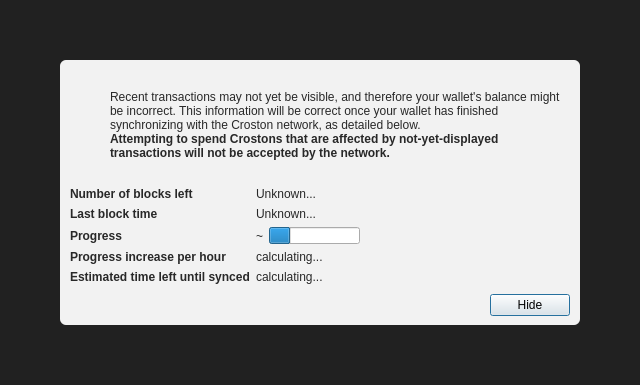
<?xml version="1.0" encoding="UTF-8"?>
<ui version="4.0">
 <class>ModalOverlay</class>
 <widget class="QWidget" name="ModalOverlay">
  <property name="geometry">
   <rect>
    <x>0</x>
    <y>0</y>
    <width>640</width>
    <height>385</height>
   </rect>
  </property>
  <property name="windowTitle">
   <string>Form</string>
  </property>
  <layout class="QVBoxLayout" name="verticalLayout" stretch="0">
   <property name="sizeConstraint">
    <enum>QLayout::SetDefaultConstraint</enum>
   </property>
   <property name="leftMargin">
    <number>0</number>
   </property>
   <property name="topMargin">
    <number>0</number>
   </property>
   <property name="rightMargin">
    <number>0</number>
   </property>
   <property name="bottomMargin">
    <number>0</number>
   </property>
   <item>
    <widget class="QWidget" name="bgWidget" native="true">
     <property name="styleSheet">
      <string notr="true">#bgWidget { background: rgba(0,0,0,220); }</string>
     </property>
     <layout class="QVBoxLayout" name="verticalLayoutMain" stretch="1">
      <property name="leftMargin">
       <number>60</number>
      </property>
      <property name="topMargin">
       <number>60</number>
      </property>
      <property name="rightMargin">
       <number>60</number>
      </property>
      <property name="bottomMargin">
       <number>60</number>
      </property>
      <item>
       <widget class="QWidget" name="contentWidget" native="true">
        <property name="styleSheet">
         <string notr="true">#contentWidget { background: rgba(255,255,255,240); border-radius: 6px; }

QLabel { color: rgb(40,40,40);  }</string>
        </property>
        <layout class="QVBoxLayout" name="verticalLayoutSub" stretch="1,0,0,0">
         <property name="spacing">
          <number>0</number>
         </property>
         <property name="leftMargin">
          <number>10</number>
         </property>
         <property name="topMargin">
          <number>10</number>
         </property>
         <property name="rightMargin">
          <number>10</number>
         </property>
         <property name="bottomMargin">
          <number>10</number>
         </property>
         <item>
          <layout class="QHBoxLayout" name="horizontalLayoutIconText" stretch="0,1">
           <property name="topMargin">
            <number>20</number>
           </property>
           <item>
            <layout class="QVBoxLayout" name="verticalLayoutIcon">
             <property name="leftMargin">
              <number>0</number>
             </property>
             <item>
              <widget class="QPushButton" name="warningIcon">
               <property name="enabled">
                <bool>false</bool>
               </property>
               <property name="text">
                <string/>
               </property>
               <property name="icon">
                <iconset>
                 <normaloff>:/icons/warning</normaloff>
                 <disabledoff>:/icons/warning</disabledoff>:/icons/warning</iconset>
               </property>
               <property name="iconSize">
                <size>
                 <width>48</width>
                 <height>48</height>
                </size>
               </property>
               <property name="flat">
                <bool>true</bool>
               </property>
              </widget>
             </item>
             <item>
              <spacer name="verticalSpacerWarningIcon">
               <property name="orientation">
                <enum>Qt::Vertical</enum>
               </property>
               <property name="sizeHint" stdset="0">
                <size>
                 <width>20</width>
                 <height>40</height>
                </size>
               </property>
              </spacer>
             </item>
            </layout>
           </item>
           <item>
            <layout class="QVBoxLayout" name="verticalLayoutInfoText">
             <property name="leftMargin">
              <number>0</number>
             </property>
             <property name="topMargin">
              <number>0</number>
             </property>
             <item>
              <widget class="QLabel" name="infoText">
               <property name="text">
                <string>Recent transactions may not yet be visible, and therefore your wallet's balance might be incorrect. This information will be correct once your wallet has finished synchronizing with the Croston network, as detailed below.</string>
               </property>
               <property name="textFormat">
                <enum>Qt::RichText</enum>
               </property>
               <property name="wordWrap">
                <bool>true</bool>
               </property>
              </widget>
             </item>
             <item>
              <widget class="QLabel" name="infoTextStrong">
               <property name="font">
                <font>
                 <weight>75</weight>
                 <bold>true</bold>
                </font>
               </property>
               <property name="text">
                <string>Attempting to spend Crostons that are affected by not-yet-displayed transactions will not be accepted by the network.</string>
               </property>
               <property name="textFormat">
                <enum>Qt::RichText</enum>
               </property>
               <property name="wordWrap">
                <bool>true</bool>
               </property>
              </widget>
             </item>
             <item>
              <spacer name="verticalSpacerInTextSpace">
               <property name="orientation">
                <enum>Qt::Vertical</enum>
               </property>
               <property name="sizeHint" stdset="0">
                <size>
                 <width>20</width>
                 <height>40</height>
                </size>
               </property>
              </spacer>
             </item>
            </layout>
           </item>
          </layout>
         </item>
         <item>
          <spacer name="verticalSpacerAfterText">
           <property name="orientation">
            <enum>Qt::Vertical</enum>
           </property>
           <property name="sizeHint" stdset="0">
            <size>
             <width>20</width>
             <height>40</height>
            </size>
           </property>
          </spacer>
         </item>
         <item>
          <layout class="QFormLayout" name="formLayout">
           <property name="fieldGrowthPolicy">
            <enum>QFormLayout::FieldsStayAtSizeHint</enum>
           </property>
           <property name="horizontalSpacing">
            <number>6</number>
           </property>
           <property name="verticalSpacing">
            <number>6</number>
           </property>
           <property name="topMargin">
            <number>10</number>
           </property>
           <item row="0" column="0">
            <widget class="QLabel" name="labelNumberOfBlocksLeft">
             <property name="font">
              <font>
               <weight>75</weight>
               <bold>true</bold>
              </font>
             </property>
             <property name="text">
              <string>Number of blocks left</string>
             </property>
            </widget>
           </item>
           <item row="0" column="1">
            <widget class="QLabel" name="numberOfBlocksLeft">
             <property name="text">
              <string>Unknown...</string>
             </property>
            </widget>
           </item>
           <item row="1" column="0">
            <widget class="QLabel" name="labelLastBlockTime">
             <property name="font">
              <font>
               <weight>75</weight>
               <bold>true</bold>
              </font>
             </property>
             <property name="text">
              <string>Last block time</string>
             </property>
            </widget>
           </item>
           <item row="1" column="1">
            <widget class="QLabel" name="newestBlockDate">
             <property name="sizePolicy">
              <sizepolicy hsizetype="Maximum" vsizetype="Preferred">
               <horstretch>0</horstretch>
               <verstretch>0</verstretch>
              </sizepolicy>
             </property>
             <property name="text">
              <string>Unknown...</string>
             </property>
            </widget>
           </item>
           <item row="2" column="0">
            <widget class="QLabel" name="labelSyncDone">
             <property name="font">
              <font>
               <weight>75</weight>
               <bold>true</bold>
              </font>
             </property>
             <property name="text">
              <string>Progress</string>
             </property>
            </widget>
           </item>
           <item row="2" column="1">
            <layout class="QHBoxLayout" name="horizontalLayoutSync" stretch="0,1">
             <item>
              <widget class="QLabel" name="percentageProgress">
               <property name="text">
                <string notr="true">~</string>
               </property>
              </widget>
             </item>
             <item>
              <widget class="QProgressBar" name="progressBar">
               <property name="value">
                <number>24</number>
               </property>
               <property name="format">
                <string/>
               </property>
              </widget>
             </item>
            </layout>
           </item>
           <item row="4" column="0">
            <widget class="QLabel" name="labelProgressIncrease">
             <property name="font">
              <font>
               <weight>75</weight>
               <bold>true</bold>
              </font>
             </property>
             <property name="text">
              <string>Progress increase per hour</string>
             </property>
            </widget>
           </item>
           <item row="4" column="1">
            <widget class="QLabel" name="progressIncreasePerH">
             <property name="text">
              <string>calculating...</string>
             </property>
            </widget>
           </item>
           <item row="5" column="0">
            <widget class="QLabel" name="labelEstimatedTimeLeft">
             <property name="font">
              <font>
               <weight>75</weight>
               <bold>true</bold>
              </font>
             </property>
             <property name="text">
              <string>Estimated time left until synced</string>
             </property>
            </widget>
           </item>
           <item row="5" column="1">
            <widget class="QLabel" name="expectedTimeLeft">
             <property name="text">
              <string>calculating...</string>
             </property>
            </widget>
           </item>
          </layout>
         </item>
         <item>
          <layout class="QHBoxLayout" name="horizontalLayoutButtons">
           <property name="leftMargin">
            <number>10</number>
           </property>
           <property name="topMargin">
            <number>10</number>
           </property>
           <item>
            <spacer name="horizontalSpacer">
             <property name="orientation">
              <enum>Qt::Horizontal</enum>
             </property>
             <property name="sizeHint" stdset="0">
              <size>
               <width>40</width>
               <height>20</height>
              </size>
             </property>
            </spacer>
           </item>
           <item>
            <widget class="QPushButton" name="closeButton">
             <property name="text">
              <string>Hide</string>
             </property>
             <property name="shortcut">
              <string>Esc</string>
             </property>
             <property name="focusPolicy">
              <enum>Qt::StrongFocus</enum>
             </property>
             <property name="default">
              <bool>true</bool>
             </property>
            </widget>
           </item>
          </layout>
         </item>
        </layout>
       </widget>
      </item>
     </layout>
    </widget>
   </item>
  </layout>
 </widget>
 <resources/>
 <connections/>
</ui>
